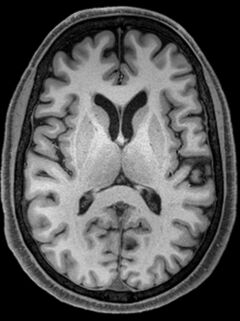
#> input picture data/MRI.jpg, 240 x 321 px
$ python basic_example.py
#> lines starting #> are read from the running program, lines starting #| are printed output that depends on the picture
import logging

import numpy as np
from matplotlib import pyplot as plt

from roipoly import RoiPoly

logging.basicConfig(format='%(levelname)s ''%(processName)-10s : %(asctime)s '
                           '%(module)s.%(funcName)s:%(lineno)s %(message)s',
                    level=logging.INFO)

# Chargement de l'image
img = plt.imread('./data/MRI.jpg')
#> img is the input picture: shape (321, 240); min 0, max 237, mean 87.3

# Affichage de l'image
fig = plt.figure()
plt.imshow(img, cmap='gray')
plt.colorbar()
plt.title("Clic gauche : segments de droite (tracé de la ROI)" + "\n" + "Clic droit : fermeture de la ROI")
plt.show(block=False)
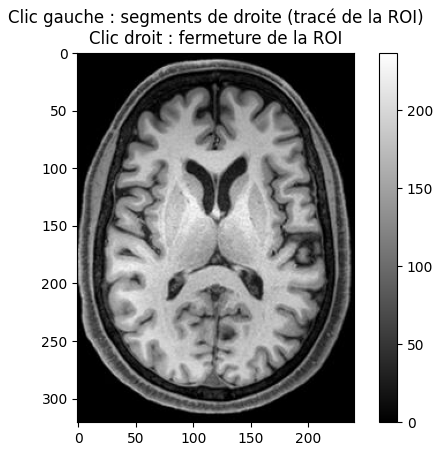
#> figure drawn by matplotlib, 2 panels

# Tracé de la première ROI
#> (the run stopped early here; a loop or call above may not have finished)

$ run again, with data/main-radio.jpg copied over data/MRI.jpg
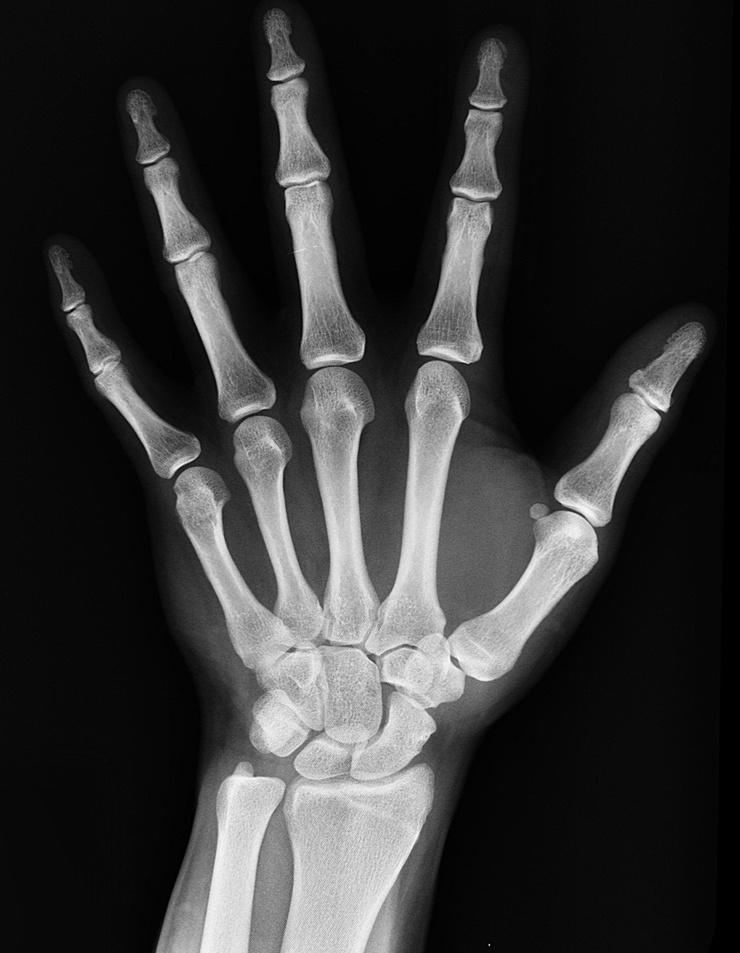
#> input picture data/main-radio.jpg, 740 x 953 px, shrunk from 1246 x 1604 before the run
#> img is the input picture: shape (953, 740); min 0, max 255, mean 52.9
#> `plt.show(block=False)`:
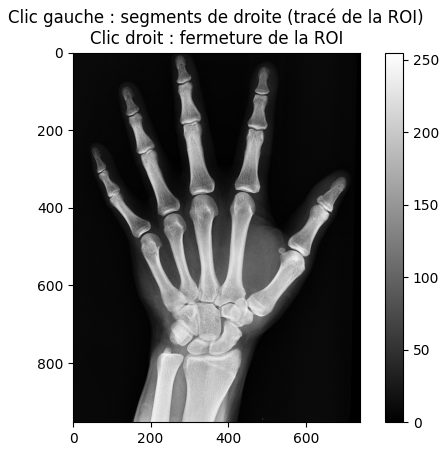
#> figure drawn by matplotlib, 2 panels
